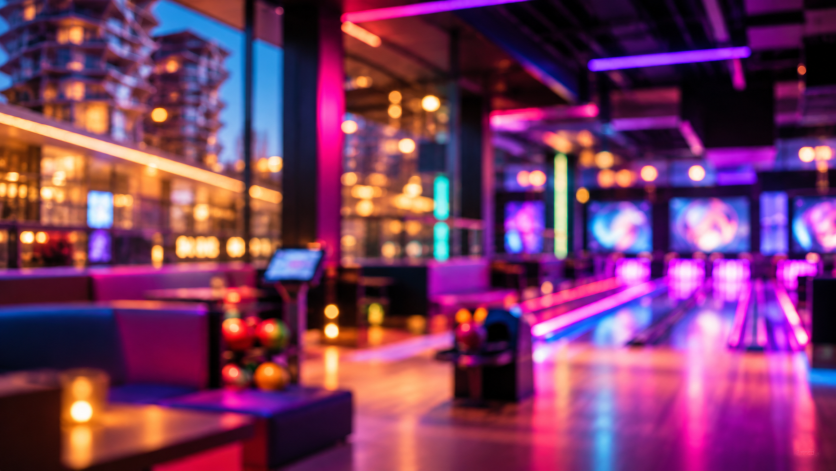
#> input picture audio-bg-sample/14-10/jan-chatgpt/Neon bowlinglounge in dromerige bokeh.png, 1672 x 941 px (shown at 1/2 size); its folder holds 2 pictures in this run
$ python test_zoom_masks.py
#> lines starting #> are read from the running program, lines starting #| are printed output that depends on the picture
from pathlib import Path
import cv2,numpy as np
from PIL import Image,ImageDraw
ROOT=Path(__file__).resolve().parents[1]
WORK=ROOT/'work/zoom_backgrounds'
BACKGROUNDS=[ROOT/'audio-bg-sample/14-10/jan-chatgpt'/n for n in ['Neon bowlinglounge in dromerige bokeh.png','Dromerige neonbowling in Aalborg.png']]

def background(k):
#> called with k = 0
    b=cv2.imread(str(BACKGROUNDS[k]));h,w=b.shape[:2];s=max(1280/w,720/h)
#> in background, b is the input picture: shape (941, 1672, 3); mean B, G, R 97.5, 58.2, 120.3
#> after `h, w = b.shape[:2]`: h = 941; w = 1672
#> after `s = max(1280 / w, 720 / h)`: s = 0.766
    b=cv2.resize(b,(round(w*s),round(h*s)));h,w=b.shape[:2]
#> after `b = cv2.resize(b, (round(w * s), round(h * s)))`:
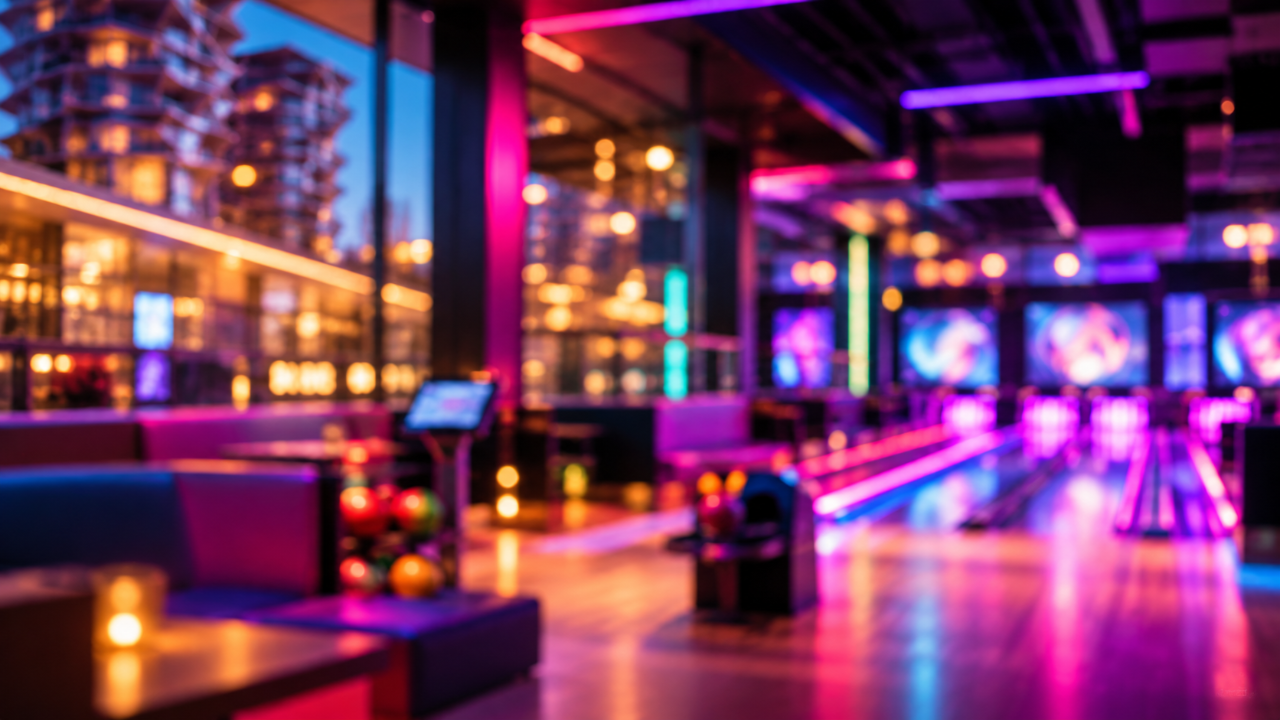
#> b: shape (720, 1280, 3); mean B, G, R 97.4, 58.1, 120.2
#> after `h, w = b.shape[:2]`: h = 720; w = 1280
    return b[(h-720)//2:(h-720)//2+720,(w-1280)//2:(w-1280)//2+1280]

def mask(frame,k):
    b,g,r=[c.astype(np.float32) for c in cv2.split(frame)]
    if k==0:
        seed=((b>r*1.4+12)&(b>g*1.15)&(g>10))|((r>160)&(g>150)&(b<70)&(abs(r-g)<45))|((r>130)&(b>90)&(g<r*.65))|((np.minimum(np.minimum(r,g),b)>180)&(np.maximum(np.maximum(r,g),b)-np.minimum(np.minimum(r,g),b)<30))
    else:
        seed=(g-np.minimum(r,b)<30)&((np.maximum(np.maximum(r,g),b)>70))
    seed[:175 if k==0 else 180,:]=False
    seed[625:,:]=False;seed[:,:65]=False;seed[:,1215:]=False
    n,labels,stats,_=cv2.connectedComponentsWithStats(seed.astype(np.uint8),8)
    keep=np.zeros(n,np.uint8)
    for i in range(1,n):
        x,y,w,h,area=stats[i]
        if area>=45 and h>=12 and w>=2:keep[i]=1
    core=keep[labels]
    near=cv2.dilate(core,np.ones((15,15),np.uint8))
    dark=np.maximum(np.maximum(r,g),b)<75
    if k==1:
        dark=(g-np.minimum(r,b)<40)&(np.maximum(np.maximum(r,g),b)<100)
    matte=(core | (near & dark)).astype(np.float32)
    matte=cv2.GaussianBlur(matte,(3,3),.5)
    return matte

if __name__=='__main__':
 for k in range(2):
    files=sorted(WORK.glob(f'source_{k}_*.png'))
    sheet=Image.new('RGB',(1280,385*((len(files)+1)//2)),'#222222');draw=ImageDraw.Draw(sheet)
    bg=background(k)
    for i,p in enumerate(files):
        frame=cv2.imread(str(p));m=mask(frame,k)[...,None]
        out=(frame*m+bg*(1-m)).astype(np.uint8)
        cv2.imwrite(str(WORK/(p.stem+'_masked.png')),out)
        im=Image.fromarray(cv2.cvtColor(out,cv2.COLOR_BGR2RGB)).resize((640,360))
        x=i%2*640;y=i//2*385;sheet.paste(im,(x,y));draw.text((x+8,y+362),p.stem,fill='white')
#> (the run stopped early here; a loop or call above may not have finished)
